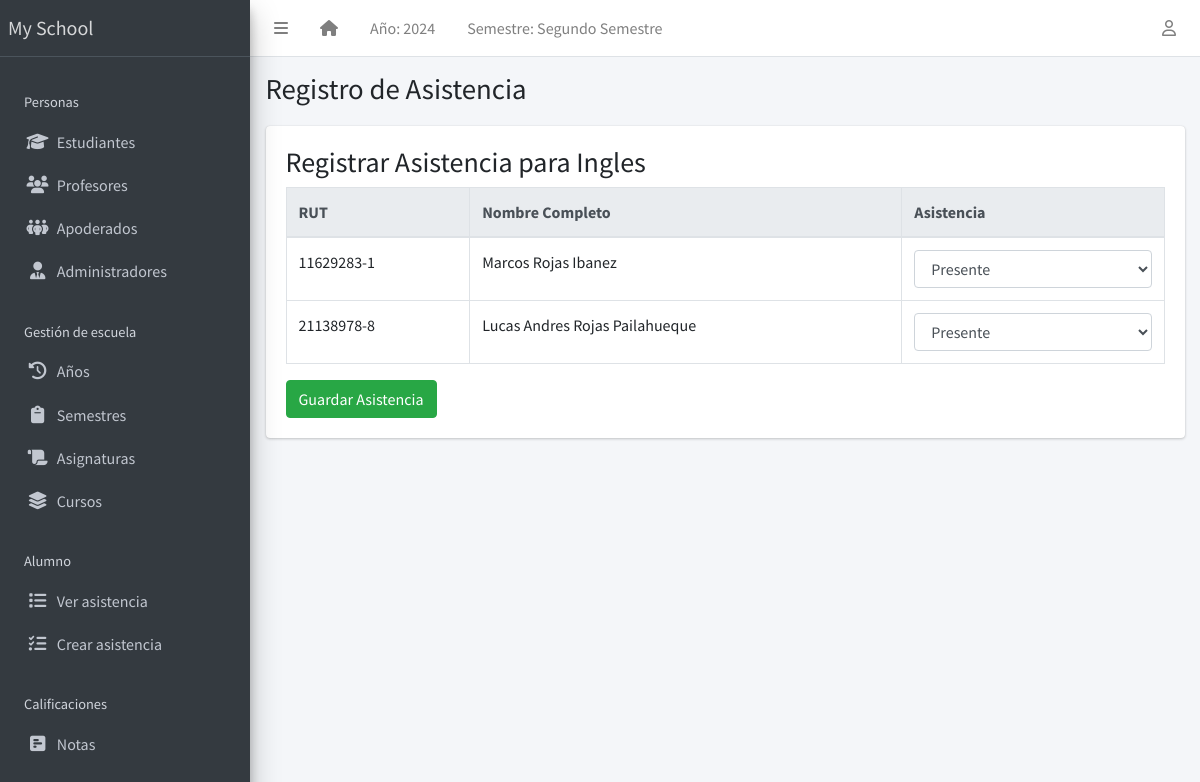
Before: /teacher/register/2/ with the older database file.
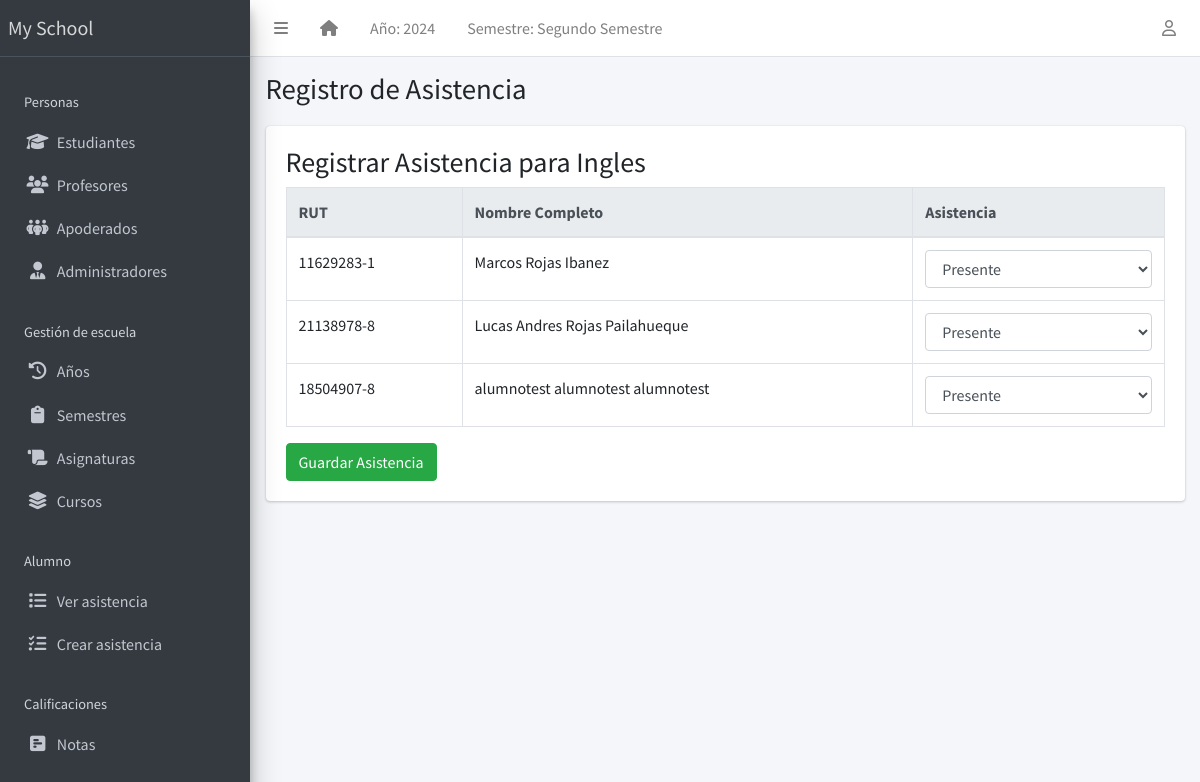
After: the same page with the newer database file.
### apps/students/models.py (models this page shows, shortened)
class Student(models.Model):
    STATUS_CHOICES = [("activo", "Activo"), ("inactivo", "Inactivo")]
    GENDER_CHOICES = [("masculino", "Masculino"), ("femenino", "Femenino")]
    estado = models.CharField(max_length=10, choices=STATUS_CHOICES, default="activo")
    rut_regex = RegexValidator(
        regex=r"^\d{1,2}\d{3}\d{3}-[0-9kK]{1}$",
        message="El RUT debe estar en el formato 'XXXXXXXX-X'"
    )
    rut = models.CharField(max_length=12, unique=True, validators=[rut_regex], blank=True)
    apellido_paterno = models.CharField(max_length=200)
    apellido_materno = models.CharField(max_length=200)
    nombres = models.CharField(max_length=200, blank=True)
    sexo = models.CharField(max_length=10, choices=GENDER_CHOICES, default="masculino")
    fecha_nacimiento = models.DateField(default=timezone.now)
    curso_actual = models.ForeignKey(
        StudentClass, on_delete=models.SET_NULL, blank=True, null=True
    )
    fecha_admision = models.DateField(default=timezone.now)
    telefono_regex = RegexValidator(
        regex="^[0-9]{9,15}$", message="El número de teléfono no tiene el formato correcto."
    )
    telefono_apoderado = models.CharField(
        validators=[telefono_regex], max_length=15, blank=True
    )
    direccion = models.TextField(blank=True)
    observaciones = models.TextField(blank=True)
    email = models.EmailField(
        max_length=254, unique=True, validators=[EmailValidator()],
        blank=True, null=True
    )
    foto = models.ImageField(blank=True, upload_to="students/fotos/")
    representante = models.ForeignKey(
        "representatives.Representatives", on_delete=models.SET_NULL, null=True, blank=True, related_name="estudiantes"
    )
    subjects = models.ManyToManyField(Subject, related_name="students", blank=True)
    class Meta:
        ordering = ["apellido_paterno", "apellido_materno", "nombres"]

### apps/corecode/views.py (the view, shortened to what this page needs)
# urls.py: path('teacher/register/<int:subject_id>/', attendance_register, name='attendance_register'),
def attendance_register(request, subject_id):
    subject = get_object_or_404(Subject, id=subject_id)
    students = Student.objects.filter(subjects=subject)
    return render(request, 'corecode/attendance_register.html', {
        'subject': subject,
        'students': students,
    })

### apps/corecode/context_processors.py (called while the page is built)
def site_defaults(request):
    current_session = AcademicSession.objects.get(current=True)
    current_term = AcademicTerm.objects.get(current=True)
    vals = SiteConfig.objects.all()
    contexts = {
        "current_session": current_session.name,
        "current_term": current_term.name,
    }
    for val in vals:
        contexts[val.key] = val.value
    return contexts

### apps/templatetags/user_groups.py (called while the page is built)
@register.filter
def in_group(user, group_id):
    return user.groups.filter(id=group_id).exists()

### apps/corecode/templates/corecode/attendance_register.html (shortened to what this page needs)
{% extends 'base.html' %}
{% block title %}Registro de Asistencia{% endblock title %}
{% block content %}
  <h3>Registrar Asistencia para {{ subject.name }}</h3>
  <form method="post">
    <div class="table-responsive">
      <table id="attendance-table" class="table table-bordered table-hover">
        <thead class="thead-light">
          <tr>
            <th>RUT</th>
            <th>Nombre Completo</th>
            <th>Asistencia</th>
          </tr>
        </thead>
        <tbody>
          {% for student in students %}
            <tr>
              <td>{{ student.rut }}</td>
              <td>{{ student.nombres }} {{ student.apellido_paterno }} {{ student.apellido_materno }}</td>
              <td>
                <select name="status_{{ student.id }}" class="form-control">
                  <option value="presente">Presente</option>
                </select>
              </td>
            </tr>
          {% endfor %}
        </tbody>
      </table>
    </div>
    <button type="submit" class="btn btn-success">Guardar Asistencia</button>
  </form>
{% endblock content %}

Changed rows visible on the page:
added Student: rut "18504907-8", nombres "alumnotest", apellido_paterno "alumnotest", apellido_materno "alumnotest", id "Presente"
